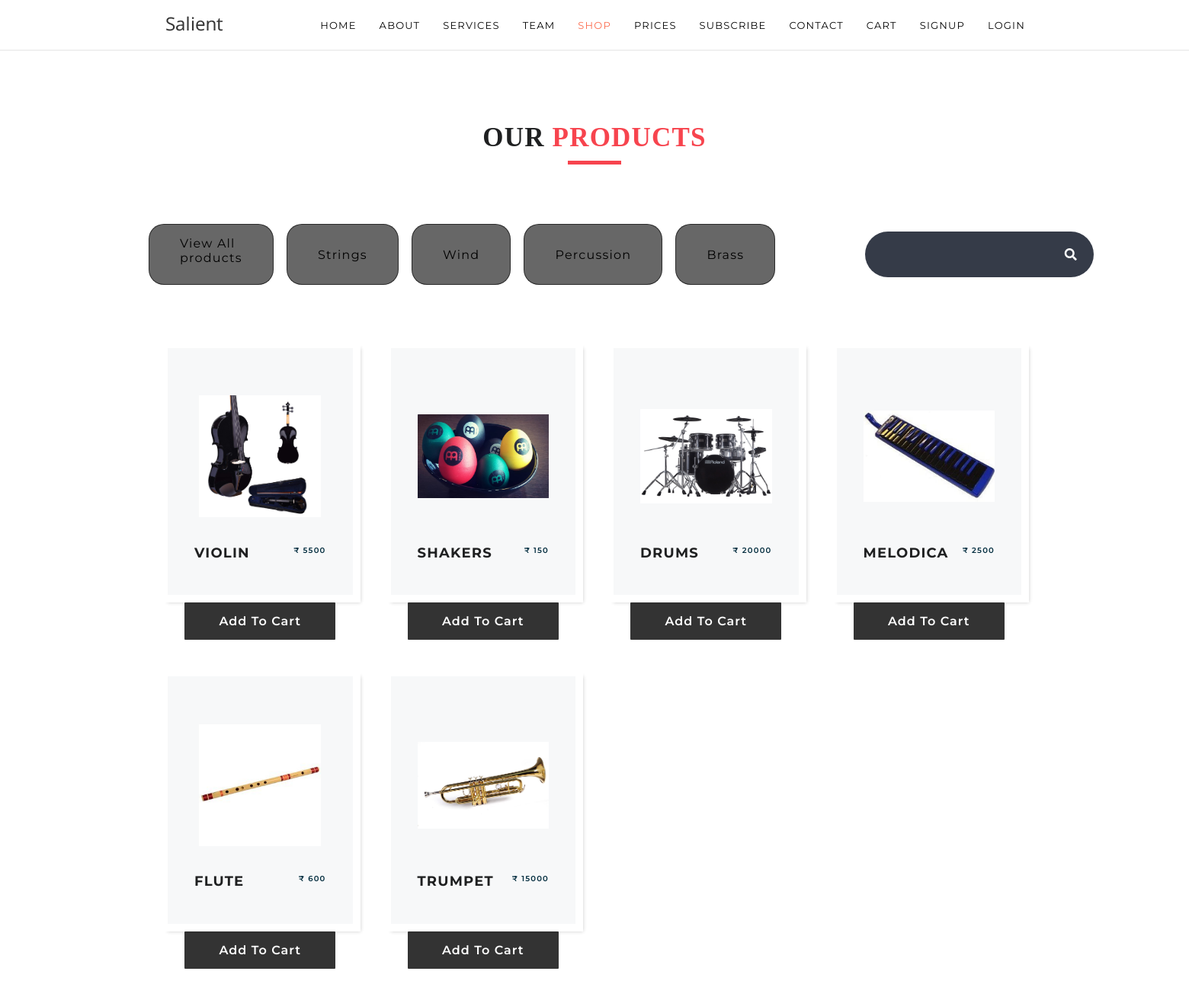
The app's page /shop/, older data.
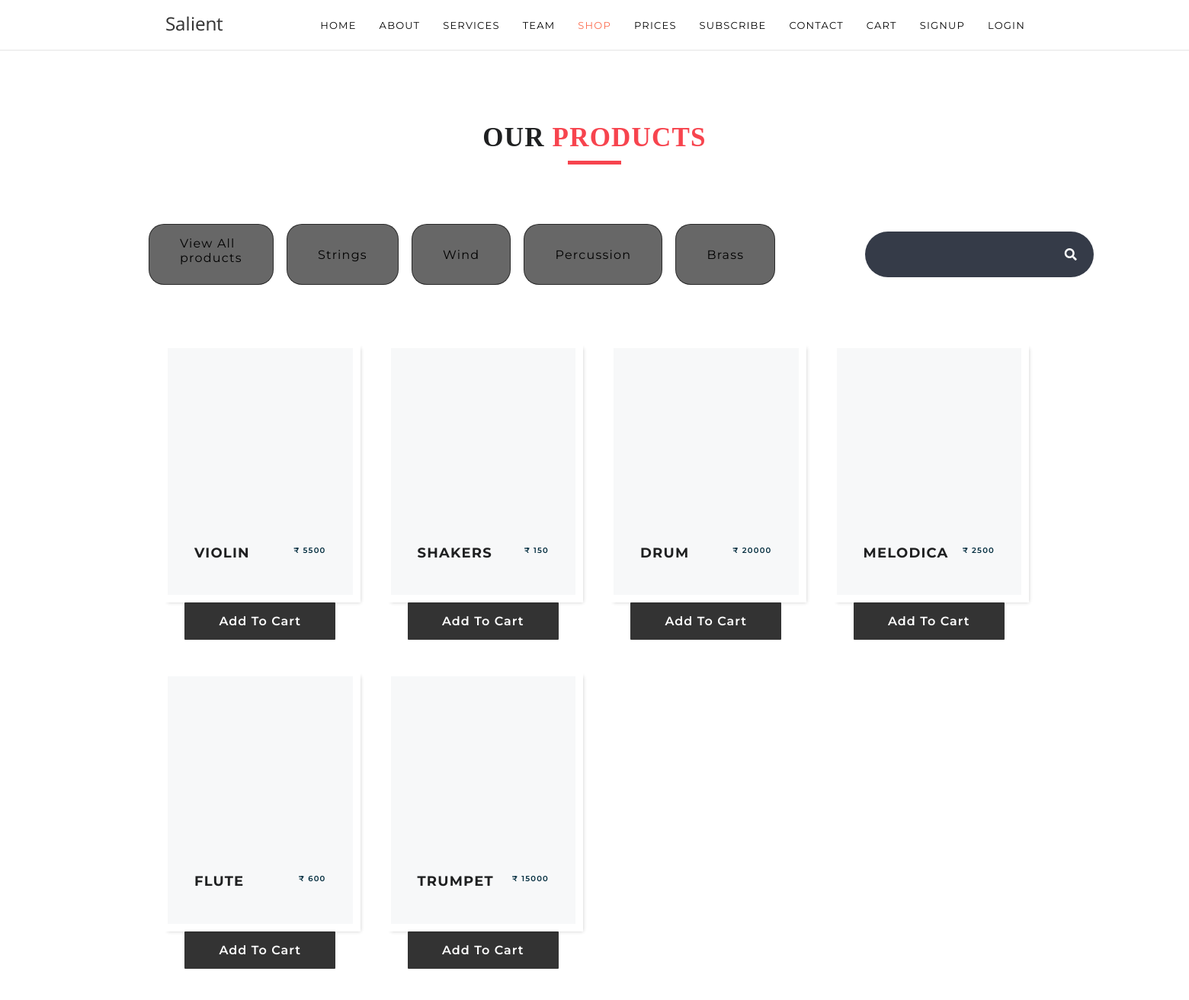
The same page, newer data.
### core/models/category.py (models this page shows)
class Category(models.Model):
    name = models.CharField(max_length=30)
    image = models.ImageField(upload_to='uploads/categories/',default='Null')
    def __str__(self):
        return self.name
    @staticmethod
    def get_all_categories():
        return Category.objects.all()

### core/models/product.py (models this page shows, shortened)
class Product(models.Model):
    name = models.CharField(max_length=50)
    price = models.IntegerField(default=0)
    category = models.ForeignKey(Category, on_delete=models.CASCADE, default=1)
    description = models.CharField(max_length=200, default='', null= True, blank= True)
    image = models.ImageField(upload_to='uploads/products/')
    @staticmethod
    def get_all_products():
        return Product.objects.all()

### core/views/index.py (the view, shortened to what this page needs)
# urls.py: path('shop/',index.Index.as_view(),name='index'),
class Index(View):
    def get(self, request):
        cart = request.session.get('cart')
        data = {}
        if not cart:
            request.session['cart'] = {}
        products = None
        categories = Category.get_all_categories()
        categoryID = request.GET.get('category')
        id = request.session.get('customer')
        if not id:
            request.session['customer'] = {}
            print("...No one is logged")
        else:
            print("..............", id)
            name = Customer.objects.get(id=id)
            data['username'] = name.first_name
        if categoryID:
            products = Product.get_all_products_by_categoryid(categoryID)
        else:
            products = Product.get_all_products()
        data['products'] = products
        data['categories'] = categories
        print('you are :', request.session.get('email'))
        return render(request, 'index.html', data)

### core/templatetags/cart.py (called while the page is built)
@register.filter(name='is_in_cart')
def is_in_cart(product, cart):
    keys = cart.keys()
    for id in keys:
        if int(id) == product.id:
            return True
    return False

### core/template/index.html (shortened to what this page needs)
﻿{% extends 'base.html' %}
{% block content %}
{% load static %}
{% load cart %}
<link href="{% static 'assets/css/font-awesome12.min.css' %}" rel="stylesheet" />
<link href="{% static 'assets/css/style12.css' %}" rel="stylesheet" />
<link href="{% static 'assets/css/responsive12.css' %}" rel="stylesheet" />
<link rel="stylesheet" href="https://cdnjs.cloudflare.com/ajax/libs/font-awesome/5.15.1/css/all.min.css">
<section class="product_section layout_padding">
      <div class="heading_container heading_center">
         <h2>
            Our <span>products</span>
         </h2>
      </div><br><br>
      <div class="container" >
         <div class="row">
            <table>
            <tr>
               <td >
                  <div class="btn-box">
                    <a href="{% url 'index' %}" class="list-group-item
                    list-group-item-action">View All products</a>&emsp;
                    {% for category in categories %}
                    <a style="padding: 30px 40px;" href="?category={{category.id}}" class="list-group-item
                    list-group-item-action">{{category.name}}</a>&emsp;
                    {% endfor %}
                  </div>
               </td>
               <td style="color: black;">
               </td>
               <td style="border-spacing: 30px;">
                  <div class="container h-100">
                     <div class="d-flex justify-content-center h-100">
                       <div class="searchbar">
                         <input class="search_input" type="text" name="" placeholder="Search...">
                         <a href="#" class="search_icon"><i class="fas fa-search"></i></a>
                       </div>
                     </div>
                   </div>
               </td>
            </tr>
         </table>
         </div>
         <br>
<br>
<div id ="row">
   <div id ='products'>
      <div class="row mx-auto">
         {% for product in products %}
           <div class="col-sm-6 col-md-4 col-lg-3" id="{{product.id}}">
              <div class="box">
                 <div class="img-box">
                    <img src="{{product.image.url}}" alt="">
                 </div>
                 <div class="detail-box">
                    <h5>
                       {{product.name}}
                    </h5>
                    <h6>
                     ₹ {{product.price}}
                    </h6>
                 </div>
              </div>
            <div class="card-footer p-0 no-gutters">
               {% if product|is_in_cart:request.session.cart %}
                  <table>
                     <tr>
                     <td>&emsp;&emsp;&emsp;&emsp;&emsp;&emsp;&nbsp;&nbsp;</td>
                     <td>
                 <h4 style="align:center">{{product|cart_quantity:request.session.cart}} in cart</h4>
               </td>
            </tr>
                  </table>
               {% else %}
               <form action="?category={{category.id}}/#{{product.id}}" method="POST" class="btn-block">
               <input type="submit" class="btn btn-primary border  form-control"
               value = "Add to Cart">
               </form>
               {% endif %}
             </div>
          </div>
           {% endfor %}
         </div>
   </div>
</div>
  </div>
</section>
{% endblock %}

### core/template/base.html (shortened to what this page needs)
{% load static %}
<!DOCTYPE html>
<html lang="en">
<head>
  <link rel="stylesheet" href="{% static 'assets/css/bootstrap.min.css' %}">
  <link rel="stylesheet" href="{% static 'assets/css/style.css' %}">
</head>
<body>
  <header class="header">
    <nav class="navbar navbar-default navbar-static-top">
      <div class="container">
        <div class="navbar-header">
           <a class="navbar-brand" href="#"><img src="assets/images/logo.png" alt=""></a>
        </div>
        <div class="collapse navbar-collapse" id="navigation-nav">
          <ul class="nav navbar-nav navbar-right">
            <li><a class="section-scroll" href="{% url 'website' %}#wrapper">Home</a></li>
            <li><a href="{% url 'website' %}#landing-offer">About</a></li>
            <li><a href="{% url 'website' %}#features-section">Services</a></li>
            <li><a href="{% url 'website' %}#team-section">Team</a></li>
            <li class="active"><a href="{% url 'index' %}" target="_blank">Shop</a></li>
            <li><a href="{% url 'website' %}#prices-section   ">Prices</a></li>
            <li><a href="{% url 'website' %}#subscribe-section">Subscribe</a></li>
            <li><a href="{% url 'website' %}#contact-section">Contact</a></li>
            {% if request.session.customer %}
            <li><a href="{% url 'feedback' %}">Feedback</a></li>
            <li><a href="{% url 'cart' %}">Cart</a></li>
            <li><a href="{% url 'orders' %}">Orders</a></li>
            <li><a href="{% url 'logout' %}">Logout</a></li>
            {% else %}
            <li><a href="{% url 'cart' %}">Cart</a></li>
            <li><a href="{% url 'signup' %}">SignUp</a></li>
            <li><a href="{% url 'login' %}">Login</a></li>
            {% endif %}
          </ul>
        </div>
      </div>
    </nav>
  </header>
  {% block content %}
  {% endblock %}
</body>
</html>

### core/static/assets/css/style.css (style rules this page uses)
body { font-family: 'Raleway', sans-serif; color: #737272; line-height: 24px; font-size: 13px; letter-spacing: 1.2px; -webkit-font-smoothing: antialiased; padding-top: 68px; position: relative; }
a { color: #fc6e51; -webkit-transition: all .25s ease-in-out; -moz-transition: all .25s ease-in-out; -ms-transition: all .25s ease-in-out; -o-transition: all .25s ease-in-out; transition: all .25s ease-in-out; }
img { max-width: 100%; }
h1, h2, h3, h4, h5, h6, .h1, .h2, .h3, .h4, .h5, .h6 { font-weight: 700; color: #1f2021; text-transform: uppercase; }
h1, .h1, h2, .h2, h3, .h3 { margin-top: 0; margin-bottom: 20px; }
h2 { font-size: 24px; }
h5 { font-size: 12px; }
h6 { font-size: 10px; }
.btn { font-size: 13px; letter-spacing: 1px; padding: 14px 25px; border-radius: 1px; -webkit-transition: all .25s ease-in-out; -moz-transition: all .25s ease-in-out; -ms-transition: all .25s ease-in-out; -o-transition: all .25s ease-in-out; transition: all .25s ease-in-out; }
.btn-primary { text-transform: uppercase; background-color: #fc6e51; border-color: #fc6e51; }
.form-control { font-size: 12px; color: #555; background-color: #fff; background-image: none; border: 1px solid #ccc; border-radius: 1px; height: auto; padding: 9px 12px; -webkit-box-shadow: none; -moz-box-shadow: none; box-shadow: none; -webkit-transition: all 0.2s cubic-bezier(0.000, 0.000, 0.580, 1.000); -moz-transition: all 0.2s cubic-bezier(0.000, 0.000, 0.580, 1.000); -o-transition: all 0.2s cubic-bezier(0.000, 0.000, 0.580, 1.000); -ms-transition: all 0.2s cubic-bezier(0.000, 0.000, 0.580, 1.000); transition: all 0.2s cubic-bezier(0.000, 0.000, 0.580, 1.000); }
.navbar-default { background: #fff; border: none; width: 100%; margin-bottom: 0; position: absolute; top: 0; border-bottom: 2px solid #f0f0f0; }
.navbar-nav { margin: 7.5px -10px; }
.navbar-default .navbar-nav > li > a { color: #060606; text-transform: uppercase; -webkit-transition: color .3s ease-in-out; -moz-transition: color .3s ease-in-out; -ms-transition: color .3s ease-in-out; -o-transition: color .3s ease-in-out; transition: color .3s ease-in-out; }
.navbar-default .navbar-nav > .active > a, .navbar-default .navbar-nav > .active > a:hover, .navbar-default .navbar-nav > .active > a:focus { background: transparent; color: #fc6e51; }

### core/static/assets/css/responsive12.css (style rules this page uses)
@media (min-width: 1200px) { .container { max-width: 1170px; } }

Row changes from the older to the newer data that the page shows:
changed Product "VIOLIN": image: picture removed
changed Product "SHAKERS": image: picture removed
changed Product: name "DRUMS" → "DRUM"; image: picture removed
changed Product "MELODICA": image: picture removed
changed Product "FLUTE": image: picture removed
changed Product "TRUMPET": image: picture removed
